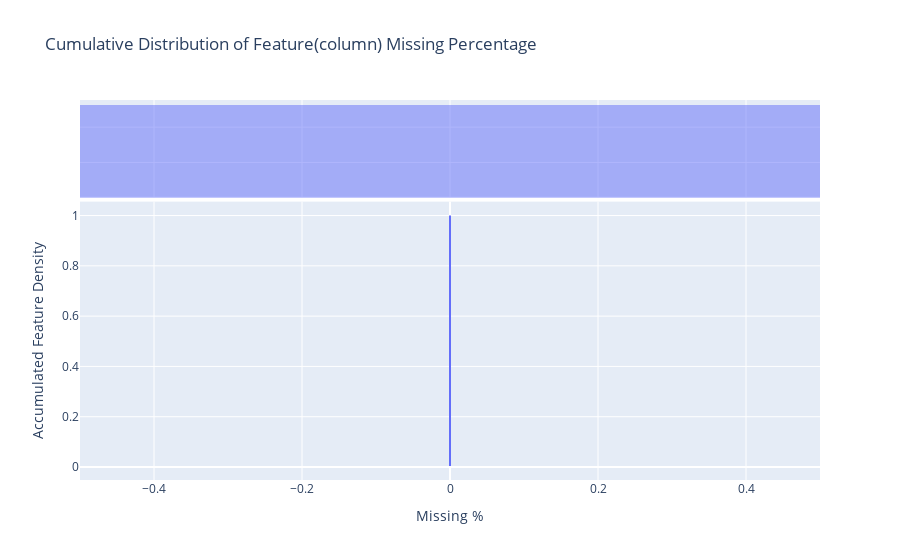

Notebook source saved alongside this figure:
### Code cell
missing_feat(pro_df)

### Figure 1 — Plotly figure (JSON) as saved in the notebook; plotly's stock layout.template omitted (floating-point values rounded to 4 significant figures; data arrays with more than 128 entries replaced by an {"elided": "..."} marker saying what was removed)
{"data": [{"hovertemplate": "Missing %=%{x}<br>probability=%{y}<extra></extra>", "legendgroup": "", "line": {"dash": "solid", "shape": "hv"}, "marker": {"color": "#636efa", "symbol": "circle"}, "mode": "lines", "name": "", "orientation": "v", "showlegend": false, "type": "scatter", "x": {"elided": "263 int values"}, "xaxis": "x", "y": {"elided": "263 float values"}, "yaxis": "y"}, {"alignmentgroup": "True", "bingroup": "x", "hovertemplate": "Missing %=%{x}<br>count=%{y}<extra></extra>", "legendgroup": "", "marker": {"color": "#636efa"}, "name": "", "offsetgroup": "", "opacity": 0.5, "showlegend": false, "type": "histogram", "x": {"elided": "263 int values"}, "xaxis": "x2", "yaxis": "y2"}], "layout": {"barmode": "overlay", "legend": {"tracegroupgap": 0}, "title": {"text": "Cumulative Distribution of Feature(column) Missing Percentage"}, "xaxis": {"anchor": "y", "domain": [0, 1], "title": {"text": "Missing %"}}, "xaxis2": {"anchor": "y2", "domain": [0, 1], "matches": "x", "showgrid": true, "showticklabels": false}, "yaxis": {"anchor": "x", "domain": [0, 0.7326], "title": {"text": "Accumulated Feature Density"}}, "yaxis2": {"anchor": "x2", "domain": [0.7426, 1], "matches": "y2", "showgrid": true, "showline": false, "showticklabels": false, "ticks": ""}}}
